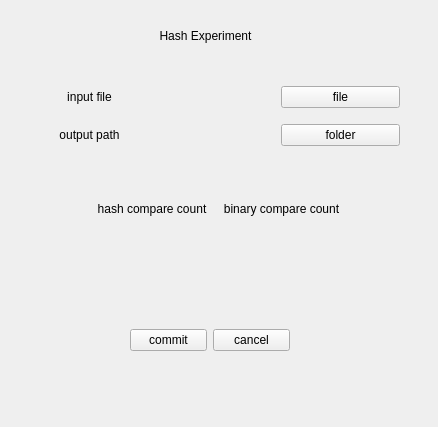
<?xml version="1.0" encoding="UTF-8"?>
<ui version="4.0">
 <class>HashWidget</class>
 <widget class="QWidget" name="HashWidget">
  <property name="geometry">
   <rect>
    <x>0</x>
    <y>0</y>
    <width>438</width>
    <height>427</height>
   </rect>
  </property>
  <property name="windowTitle">
   <string>HashWidget</string>
  </property>
  <widget class="QWidget" name="gridLayoutWidget_2">
   <property name="geometry">
    <rect>
     <x>90</x>
     <y>190</y>
     <width>253</width>
     <height>80</height>
    </rect>
   </property>
   <layout class="QGridLayout" name="outputGridLayout">
    <item row="0" column="1">
     <widget class="QLabel" name="binaaryLabel">
      <property name="text">
       <string>binary compare count</string>
      </property>
      <property name="alignment">
       <set>Qt::AlignCenter</set>
      </property>
     </widget>
    </item>
    <item row="0" column="0">
     <widget class="QLabel" name="hashLabel">
      <property name="text">
       <string>hash compare count</string>
      </property>
      <property name="alignment">
       <set>Qt::AlignCenter</set>
      </property>
     </widget>
    </item>
    <item row="1" column="0">
     <widget class="QLabel" name="hashResultLabel">
      <property name="text">
       <string/>
      </property>
      <property name="alignment">
       <set>Qt::AlignCenter</set>
      </property>
     </widget>
    </item>
    <item row="1" column="1">
     <widget class="QLabel" name="biniaryResultLabel">
      <property name="text">
       <string/>
      </property>
      <property name="alignment">
       <set>Qt::AlignCenter</set>
      </property>
     </widget>
    </item>
   </layout>
  </widget>
  <widget class="QWidget" name="horizontalLayoutWidget">
   <property name="geometry">
    <rect>
     <x>130</x>
     <y>300</y>
     <width>160</width>
     <height>80</height>
    </rect>
   </property>
   <layout class="QHBoxLayout" name="horizontalLayout">
    <item>
     <widget class="QPushButton" name="commiPushButton">
      <property name="text">
       <string>commit</string>
      </property>
     </widget>
    </item>
    <item>
     <widget class="QPushButton" name="cancelPushButton">
      <property name="text">
       <string>cancel</string>
      </property>
     </widget>
    </item>
   </layout>
  </widget>
  <widget class="QWidget" name="gridLayoutWidget">
   <property name="geometry">
    <rect>
     <x>30</x>
     <y>76</y>
     <width>370</width>
     <height>81</height>
    </rect>
   </property>
   <layout class="QGridLayout" name="inputGridLayout">
    <item row="0" column="0">
     <widget class="QLabel" name="inputFileLabel">
      <property name="sizePolicy">
       <sizepolicy hsizetype="Preferred" vsizetype="Preferred">
        <horstretch>0</horstretch>
        <verstretch>0</verstretch>
       </sizepolicy>
      </property>
      <property name="contextMenuPolicy">
       <enum>Qt::CustomContextMenu</enum>
      </property>
      <property name="layoutDirection">
       <enum>Qt::LeftToRight</enum>
      </property>
      <property name="text">
       <string>input file</string>
      </property>
      <property name="alignment">
       <set>Qt::AlignCenter</set>
      </property>
     </widget>
    </item>
    <item row="1" column="0">
     <widget class="QLabel" name="outputPahtLabel">
      <property name="layoutDirection">
       <enum>Qt::LeftToRight</enum>
      </property>
      <property name="text">
       <string>output path</string>
      </property>
      <property name="alignment">
       <set>Qt::AlignCenter</set>
      </property>
     </widget>
    </item>
    <item row="1" column="2">
     <widget class="QPushButton" name="outputPathPushButton">
      <property name="layoutDirection">
       <enum>Qt::LeftToRight</enum>
      </property>
      <property name="text">
       <string>folder</string>
      </property>
     </widget>
    </item>
    <item row="0" column="2">
     <widget class="QPushButton" name="inputFilePushButton">
      <property name="layoutDirection">
       <enum>Qt::LeftToRight</enum>
      </property>
      <property name="text">
       <string>file</string>
      </property>
     </widget>
    </item>
    <item row="0" column="1">
     <widget class="QLabel" name="showInputFileLabel">
      <property name="sizePolicy">
       <sizepolicy hsizetype="Preferred" vsizetype="Preferred">
        <horstretch>0</horstretch>
        <verstretch>0</verstretch>
       </sizepolicy>
      </property>
      <property name="contextMenuPolicy">
       <enum>Qt::CustomContextMenu</enum>
      </property>
      <property name="layoutDirection">
       <enum>Qt::LeftToRight</enum>
      </property>
      <property name="text">
       <string/>
      </property>
      <property name="alignment">
       <set>Qt::AlignLeading|Qt::AlignLeft|Qt::AlignVCenter</set>
      </property>
     </widget>
    </item>
    <item row="1" column="1">
     <widget class="QLabel" name="showOutputFolderLabel">
      <property name="sizePolicy">
       <sizepolicy hsizetype="Preferred" vsizetype="Preferred">
        <horstretch>0</horstretch>
        <verstretch>0</verstretch>
       </sizepolicy>
      </property>
      <property name="contextMenuPolicy">
       <enum>Qt::CustomContextMenu</enum>
      </property>
      <property name="layoutDirection">
       <enum>Qt::LeftToRight</enum>
      </property>
      <property name="text">
       <string/>
      </property>
      <property name="alignment">
       <set>Qt::AlignLeading|Qt::AlignLeft|Qt::AlignVCenter</set>
      </property>
     </widget>
    </item>
   </layout>
  </widget>
  <widget class="QLabel" name="titleLabel">
   <property name="geometry">
    <rect>
     <x>150</x>
     <y>20</y>
     <width>111</width>
     <height>31</height>
    </rect>
   </property>
   <property name="text">
    <string>Hash Experiment</string>
   </property>
   <property name="alignment">
    <set>Qt::AlignCenter</set>
   </property>
  </widget>
 </widget>
 <resources/>
 <connections/>
</ui>
